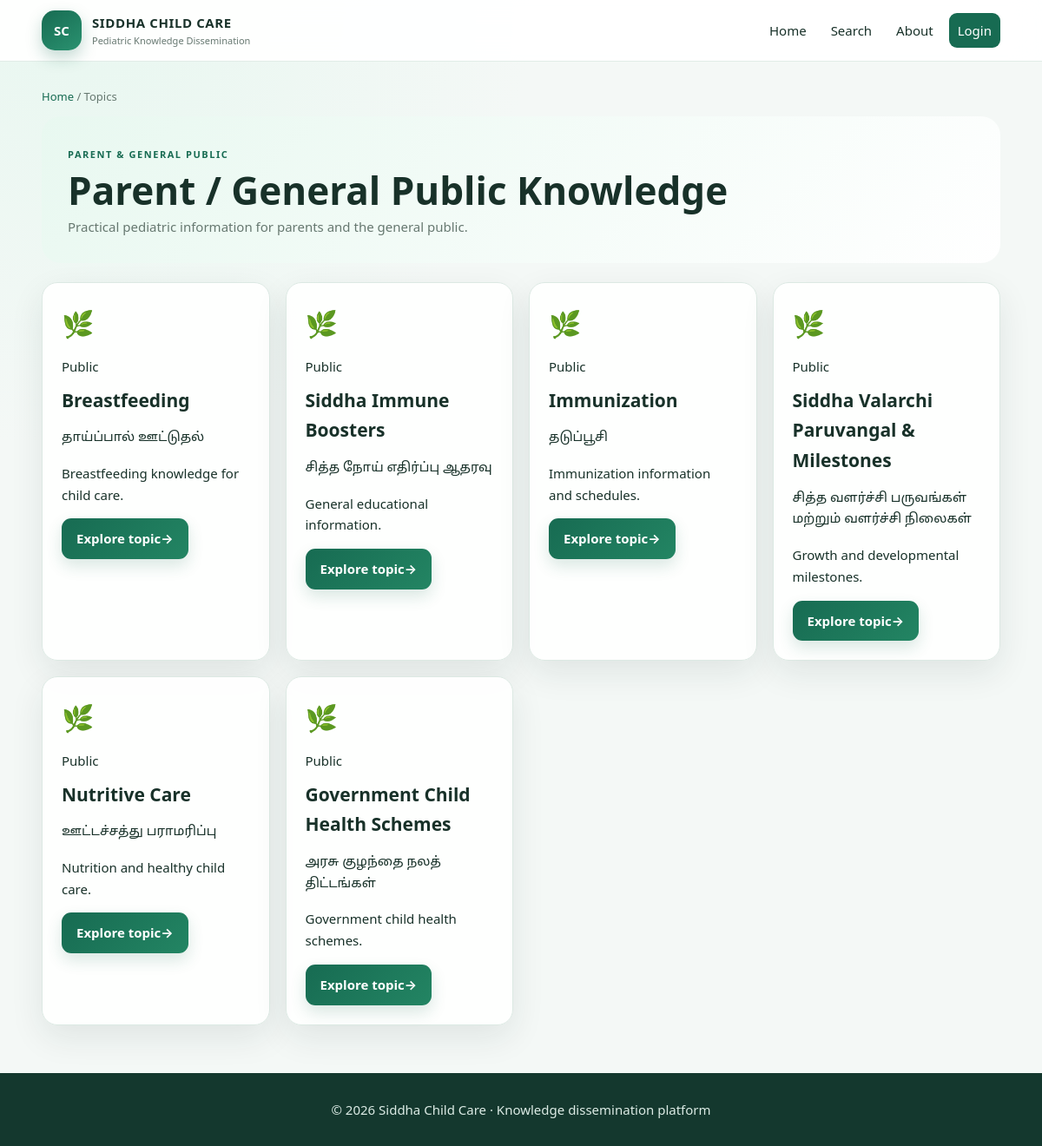
The app's page /topics.php with its own data.
### tables this page shows
CREATE TABLE topics(id INTEGER PRIMARY KEY AUTOINCREMENT, audience TEXT NOT NULL, title_en TEXT NOT NULL, title_ta TEXT DEFAULT '', description TEXT DEFAULT '', sort_order INTEGER DEFAULT 0, active INTEGER DEFAULT 1);

### app/auth.php (called while the page is built, shortened)
<?php
require_once __DIR__ . '/db.php';
function user(){
    if(empty($_SESSION['user_id'])) return null;
    $s=db()->prepare('SELECT * FROM users WHERE id=?');
    $s->execute([$_SESSION['user_id']]);
    return $u=$s->fetch() ?: null;
}

### app/helpers.php (called while the page is built, shortened)
<?php
function e($v){return htmlspecialchars((string)$v, ENT_QUOTES, 'UTF-8');}

### app/db.php (called while the page is built, shortened)
<?php
function db(): PDO {
    $pdo = new PDO('sqlite:' . DB_PATH, null, null, [PDO::ATTR_ERRMODE => PDO::ERRMODE_EXCEPTION, PDO::ATTR_DEFAULT_FETCH_MODE => PDO::FETCH_ASSOC]);
    $pdo->exec('PRAGMA foreign_keys = ON');
    return $pdo;
}

### topics.php (the view, shortened to what this page needs)
<?php
require_once 'app/auth.php'; require_once 'app/helpers.php';
$aud=$_GET['audience']??'public';
include 'partials/header.php';
$s=db()->prepare('SELECT * FROM topics WHERE audience=? AND active=1 ORDER BY sort_order,id');
$s->execute([$aud]); $topics=$s->fetchAll();
?>
<div class="crumb"><a href="index.php">Home</a> / Topics</div>
<section class="section-head <?=e($aud)?>-head">
  <div><span class="eyebrow"><?=e($aud==='public'?'PARENT & GENERAL PUBLIC':'PROFESSIONAL ONLY')?></span><h1><?=e($aud==='public'?'Parent / General Public Knowledge':'Professional Knowledge')?></h1><p><?=e($aud==='public'?'Practical pediatric information for parents and the general public.':'Expanded pediatric reference content for authenticated professionals, including scientific and clinical reference material.')?></p></div>
</section>
<div class="grid topic-grid">
<?php foreach($topics as $t): ?>
  <div class="card topic-card">
    <div class="topic-icon"><?= $aud==='professional' ? '🩺' : '🌿' ?></div>
    <span class="tag"><?=e($aud==='professional'?'Professional':'Public')?></span>
    <h3><?=e($t['title_en'])?></h3>
    <?php if($t['title_ta']): ?><p class="tamil"><?=e($t['title_ta'])?></p><?php endif; ?>
    <p class="muted"><?=e($t['description'])?></p>
    <a class="btn" href="subtopics.php?topic=<?=e($t['id'])?>">Explore topic <span>→</span></a>
  </div>
<?php endforeach; ?>
</div>
<?php include 'partials/footer.php'; ?>

### partials/header.php (shortened to what this page needs)
<?php require_once __DIR__.'/../app/auth.php'; require_once __DIR__.'/../app/helpers.php'; $currentUser=user(); ?>
<!doctype html><html lang="en"><head><link rel="stylesheet" href="assets/style.css"></head><body><header class="topbar"><a class="brand" href="index.php"><div class="logo">SC</div><div><strong>SIDDHA CHILD CARE</strong><small>Pediatric Knowledge Dissemination</small></div></a><nav><a href="index.php">Home</a><a href="search.php">Search</a><a href="about.php">About</a><?php if($currentUser):?><span class="role-badge"><?=e(current_access_label())?></span><a href="logout.php">Logout</a><?php else:?><a class="nav-login" href="login.php">Login</a><?php endif;?></nav></header><main class="container">

### partials/footer.php
</main><footer><div>© <?=date('Y')?> Siddha Child Care · Knowledge dissemination platform</div></footer></body></html>

### assets/style.css (style rules this page uses)
:root { --bg:#f4f8f6;--card:#fff;--text:#183129;--muted:#667870;--primary:#176b52;--primary2:#0f4e3d;--mint:#dff4eb;--mint2:#effaf5;--gold:#e2b34b;--blue:#e7f0fb;--line:#dce9e3;--shadow:0 14px 38px rgba(24,49,41,.09);--shadow2:0 22px 60px rgba(23,107,82,.13) }
* { box-sizing:border-box }
html { scroll-behavior:smooth }
body { margin:0;background:radial-gradient(circle at 8% 0%,#e8f7f0 0,transparent 30%),var(--bg);color:var(--text);font:15px/1.65 system-ui,-apple-system,BlinkMacSystemFont,"Segoe UI",Roboto,Arial,sans-serif }
.topbar { position:sticky;top:0;z-index:20;background:rgba(255,255,255,.92);backdrop-filter:blur(16px);border-bottom:1px solid rgba(220,233,227,.85);display:flex;justify-content:space-between;align-items:center;padding:12px 4%;gap:22px }
.brand { display:flex;gap:12px;align-items:center;text-decoration:none;color:inherit }
.logo { width:46px;height:46px;border-radius:15px;background:linear-gradient(145deg,#176b52,#2a9270);color:#fff;display:grid;place-items:center;font-weight:900;box-shadow:0 8px 18px rgba(23,107,82,.25) }
.brand strong { letter-spacing:.04em }
.brand small { display:block;color:var(--muted);font-size:11px }
.topbar nav { display:flex;align-items:center;gap:8px;flex-wrap:wrap }
.topbar nav a { color:var(--text);text-decoration:none;padding:8px 10px;border-radius:9px }
.nav-login { background:var(--primary)!important;color:#fff!important }
.container { width:min(1180px,92%);margin:30px auto }
.eyebrow { font-size:11px;letter-spacing:.14em;font-weight:900;color:var(--primary);display:inline-block }
.btn { display:inline-flex;align-items:center;justify-content:center;border:0;background:linear-gradient(135deg,var(--primary),#238563);color:#fff;text-decoration:none;padding:11px 17px;border-radius:11px;cursor:pointer;font-weight:750;box-shadow:0 8px 18px rgba(23,107,82,.16);transition:.18s transform,.18s box-shadow }
.grid { display:grid;grid-template-columns:repeat(auto-fit,minmax(250px,1fr));gap:18px }
.card { background:rgba(255,255,255,.95);border:1px solid var(--line);border-radius:18px;padding:22px;box-shadow:var(--shadow) }
.section-head,.topic-banner,.content-hero,.search-hero { margin-bottom:22px }
.section-head { padding:30px;border-radius:22px;display:flex;justify-content:space-between;gap:20px;align-items:center }
.public-head { background:linear-gradient(135deg,#e8f8f0,#fff) }
.section-head h1,.topic-banner h1,.content-hero h1,.search-hero h1 { margin:6px 0 4px;font-size:clamp(28px,4vw,44px);line-height:1.1 }
.section-head p { margin:5px 0 0;color:var(--muted) }
.topic-grid .topic-card,.subtopic-card,.result-card { transition:.18s transform,.18s box-shadow }
.topic-icon { font-size:30px;margin-bottom:12px }
.topic-card h3 { font-size:21px;margin:9px 0 }
.tamil { font-family:"Noto Sans Tamil","Latha",system-ui,sans-serif }
.crumb { color:var(--muted);font-size:13px;margin-bottom:12px }
.crumb a { color:var(--primary);text-decoration:none }
footer { margin-top:55px;padding:30px 4%;background:#14382e;color:#dcebe5;text-align:center }

### records on screen
topics: title_en "Breastfeeding", title_ta "தாய்ப்பால் ஊட்டுதல்", description "Breastfeeding knowledge for child care."
topics: title_en "Siddha Immune Boosters", title_ta "சித்த நோய் எதிர்ப்பு ஆதரவு", description "General educational information."
topics: title_en "Immunization", title_ta "தடுப்பூசி", description "Immunization information and schedules."
topics: title_en "Siddha Valarchi Paruvangal & Milestones", title_ta "சித்த வளர்ச்சி பருவங்கள் மற்றும் வளர்ச்சி நிலைகள்", description "Growth and developmental milestones."
topics: title_en "Nutritive Care", title_ta "ஊட்டச்சத்து பராமரிப்பு", description "Nutrition and healthy child care."
topics: title_en "Government Child Health Schemes", title_ta "அரசு குழந்தை நலத் திட்டங்கள்", description "Government child health schemes."

### other values on screen
$aud==='public'?'PARENT & GENERAL PUBLIC':'PROFESSIONAL ONLY' "PARENT & GENERAL PUBLIC"
